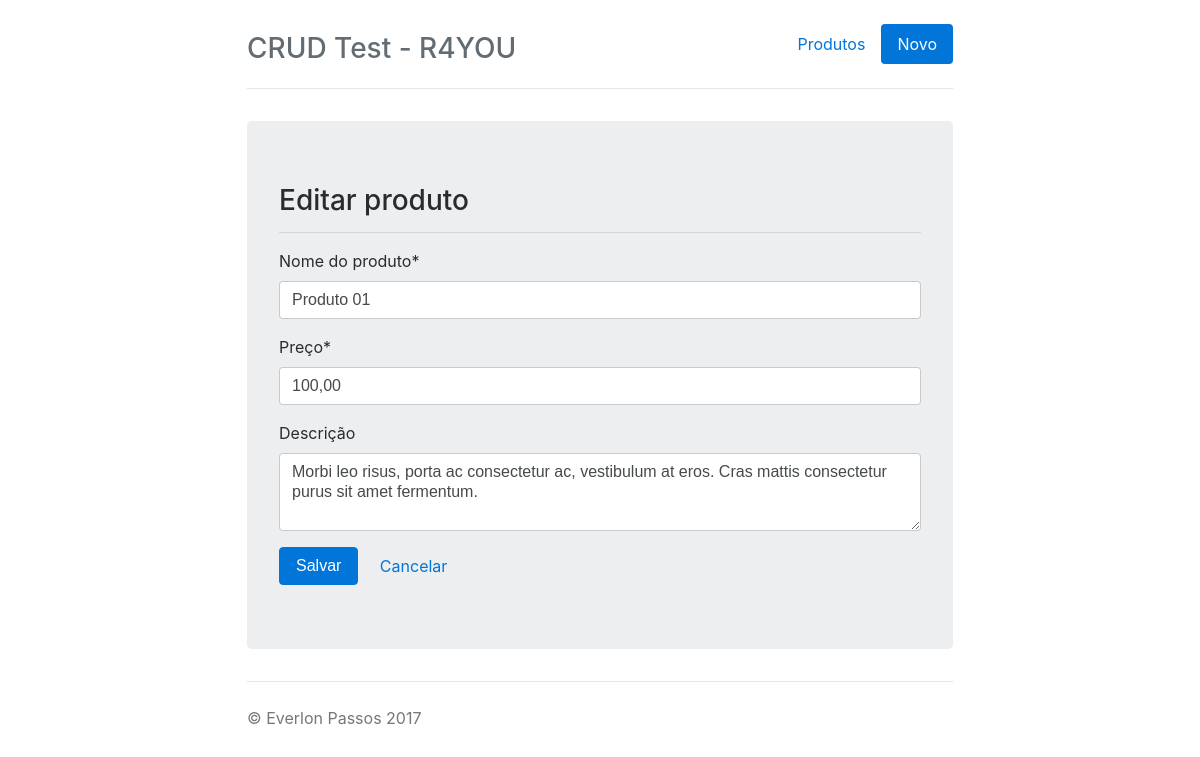
Page /?p=editar&id=1 on the committed database.
### tables this page shows
CREATE TABLE IF NOT EXISTS `produtos` (
  `id` int(12) NOT NULL,
  `nome` varchar(255) NOT NULL,
  `preco` varchar(100) NOT NULL,
  `descricao` longtext NOT NULL
);

### database.php (called while the page is built, shortened)
<?php
	function open_database() {
		try {
			$conn = new mysqli(DB_HOST, DB_USER, DB_PASSWORD, DB_NAME);
			return $conn;
		} catch (Exception $e) {
			return null;
		}
	}
	function busca( $tabela = null, $id = null ) {
		$database = open_database();
		$found = null;
		try {
		  	if ($id) {
			    $sql = "SELECT * FROM " . $tabela . " WHERE id = " . $id . " ORDER BY nome ";
		    	$result = $database->query($sql);
			    if ($result->num_rows > 0) {
			      	$found = $result->fetch_assoc();
			    }
		  	} else {
		    	$sql = "SELECT * FROM " . $tabela . " ORDER BY nome ";
		    	$result = $database->query($sql);
			    if ($result->num_rows > 0) {
			    	while($row=$result->fetch_assoc()) { $found[] = $row; }
			    }
		  	}
		} catch (Exception $e) {
			global $_SESSION;
		  	$_SESSION['mensagem'] = $e->GetMessage();
		  	$_SESSION['type'] = 'danger';
	  	}
		return $found;
	}
	function editar() {
	  	if (isset($_GET['id'])) {
	    	$id = $_GET['id'];
	      	$produto = busca('produtos', $id);
	  	} else {
	  		echo " ";
	    	header('location: index.php');
	  	}
	}

### novo_item.php (the view, shortened to what this page needs)
<div class="jumbotron">
    <h3 class="display-5">
    <?php
        if(!$produto['id']) {
            echo 'Novo produto';
        } else {
            echo 'Editar produto';
        }
    ?>
    </h3><hr>
        <div class="bd-example" data-example-id="">
        <form action="<?php echo BASEURL; ?>?p=adicionar" method="post">
            <div class="form-group">
                <label for="exampleInputEmail1">Nome do produto*</label>
                <input id="nome" name="nome" type="text" class="form-control" placeholder="Nome do produto" value="<?php echo $produto['nome']; ?>" required />
            </div>
            <div class="form-group">
                <label for="exampleInputPassword1">Preço*</label>
                <input id="preco" name="preco" type="text" class="form-control" placeholder="Preço" value="<?php echo $produto['preco']; ?>" required />
            </div>
            <div class="form-group">
                <label for="exampleTextarea">Descrição</label>
                <textarea name="descricao" class="form-control" rows="3"><?php echo $produto['descricao']; ?></textarea>
            </div>
            <button type="submit" class="btn btn-primary">Salvar</button>
            <a href="<?php echo BASEURL; ?>" class="btn " title="Produtos">Cancelar</a>
        </form>
        </div>
</div>

### assets/css/custom.css (style rules this page uses)
body { padding-top: 1.5rem; padding-bottom: 1.5rem; }
.jumbotron { border-bottom: .05rem solid #e5e5e5; }
@media screen and (min-width: 48em) { .jumbotron { border-bottom: 0; } }

### rows in the picture
produtos: nome "Produto 01", preco "100,00", descricao "Morbi leo risus, porta ac consectetur ac, vestibulum at eros. Cras mattis consectetur purus sit amet fermentum."
